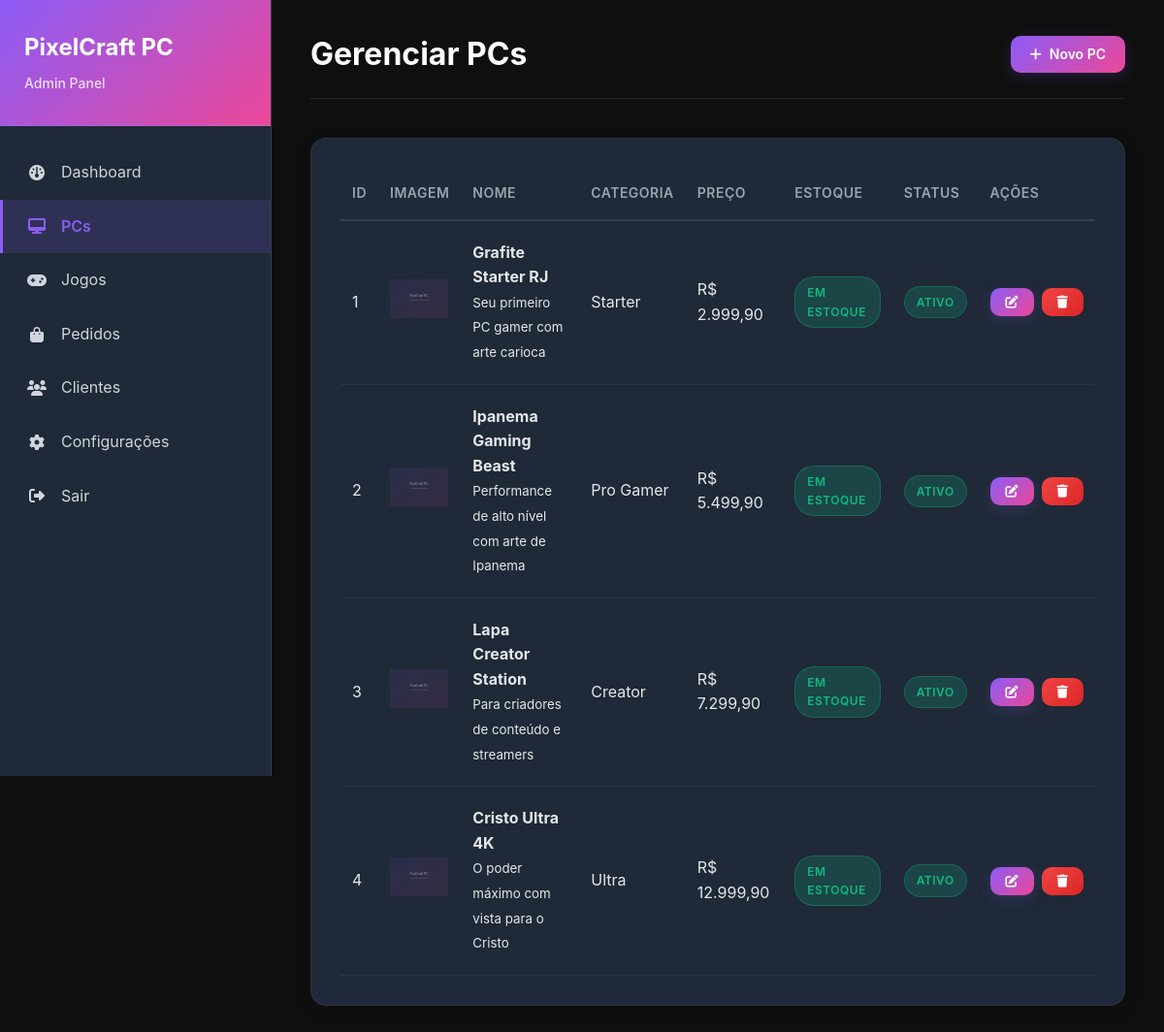
The app's page /admin/pcs (signed in), older data.
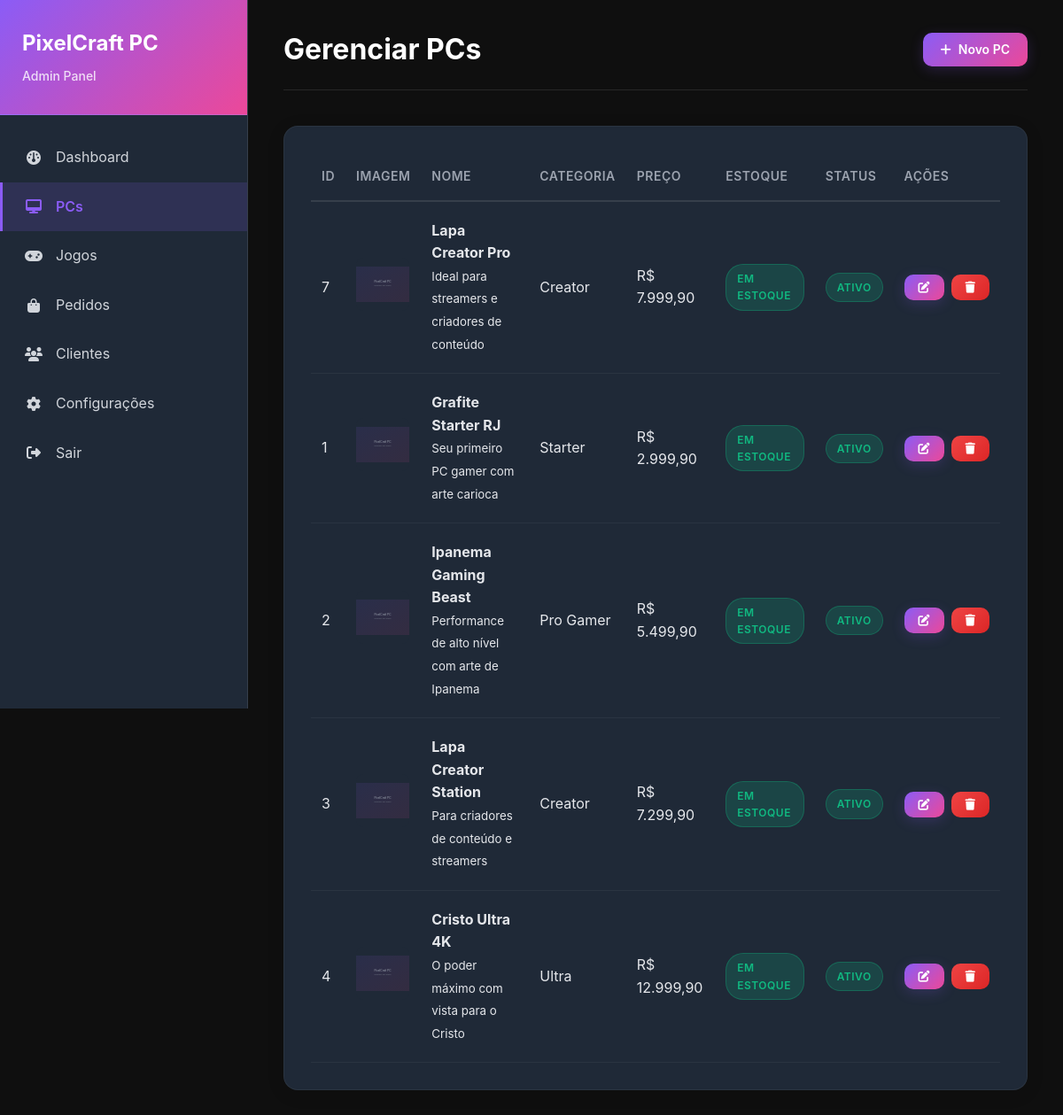
The same page, newer data.
### tables this page shows
CREATE TABLE pcs (
        id INTEGER PRIMARY KEY AUTOINCREMENT,
        name VARCHAR(200) NOT NULL,
        slug VARCHAR(200) UNIQUE NOT NULL,
        subtitle VARCHAR(300),
        description TEXT,
        category_id INTEGER,
        price DECIMAL(10,2) NOT NULL,
        price_old DECIMAL(10,2),
        
        -- Especificações técnicas
        processor VARCHAR(200),
        gpu VARCHAR(200),
        ram VARCHAR(100),
        storage VARCHAR(200),
        motherboard VARCHAR(200),
        psu VARCHAR(200),
        case_model VARCHAR(200),
        cooling VARCHAR(200),
        
        -- Imagens
        main_image VARCHAR(500),
        gallery TEXT, -- JSON array of images
        
        -- Arte e customização
        graffiti_artist VARCHAR(200),
        graffiti_style VARCHAR(100),
        
        -- Flags
        active BOOLEAN DEFAULT 1,
        featured BOOLEAN DEFAULT 0,
        limited_edition BOOLEAN DEFAULT 0,
        bestseller BOOLEAN DEFAULT 0,
        pre_order BOOLEAN DEFAULT 0,
        in_stock BOOLEAN DEFAULT 1,
        
        -- Preços e serviços
        setup_price DECIMAL(10,2) DEFAULT 150.00,
        
        -- Stats
        views INTEGER DEFAULT 0,
        
        -- Timestamps
        created_at TIMESTAMP DEFAULT CURRENT_TIMESTAMP,
        updated_at TIMESTAMP DEFAULT CURRENT_TIMESTAMP,
        
        FOREIGN KEY (category_id) REFERENCES categories (id)
    );

CREATE TABLE categories (
        id INTEGER PRIMARY KEY AUTOINCREMENT,
        name VARCHAR(100) NOT NULL,
        slug VARCHAR(100) UNIQUE NOT NULL,
        description TEXT,
        icon VARCHAR(50),
        color VARCHAR(20),
        ordem INTEGER DEFAULT 0,
        active BOOLEAN DEFAULT 1,
        created_at TIMESTAMP DEFAULT CURRENT_TIMESTAMP
    );

### app.py (the view)
@app.route('/admin/pcs')
@login_required
def admin_pcs():
    query = '''
        SELECT p.*, c.name as category_name
        FROM pcs p
        LEFT JOIN categories c ON p.category_id = c.id
        ORDER BY p.created_at DESC
    '''
    pcs = query_db(query)
    return render_template('admin/pcs.html', pcs=pcs)

### app.py (called while the page is built)
def get_db():
    db = sqlite3.connect(app.config['DATABASE'])
    db.row_factory = sqlite3.Row
    return db

def query_db(query, args=(), one=False):
    db = get_db()
    cur = db.execute(query, args)
    rv = cur.fetchall()
    db.close()
    return (rv[0] if rv else None) if one else rv

@login_manager.user_loader
def load_user(user_id):
    user = query_db('SELECT * FROM users WHERE id = ?', [user_id], one=True)
    if user:
        return User(user['id'], user['username'], user['email'], user['role'])
    return None

@app.template_filter('currency')
def currency_filter(value):
    return f"{value:,.2f}".replace(',', 'X').replace('.', ',').replace('X', '.')

### templates/admin/pcs.html (shortened to what this page needs)
<!DOCTYPE html>
<html lang="pt-BR">
<head>
    <link rel="stylesheet" href="{{ url_for('static', filename='css/admin.css') }}">
    <link rel="stylesheet" href="https://cdnjs.cloudflare.com/ajax/libs/font-awesome/6.4.0/css/all.min.css">
</head>
<body class="admin-panel">
    <div class="admin-wrapper">
        <aside class="admin-sidebar">
            <div class="sidebar-header">
                <h2>PixelCraft PC</h2>
                <span>Admin Panel</span>
            </div>
            <nav class="sidebar-nav">
                <a href="{{ url_for('admin_dashboard') }}" class="nav-item">
                    <i class="fas fa-dashboard"></i> Dashboard
                </a>
                <a href="{{ url_for('admin_pcs') }}" class="nav-item active">
                    <i class="fas fa-desktop"></i> PCs
                </a>
                <a href="{{ url_for('admin_games') }}" class="nav-item">
                    <i class="fas fa-gamepad"></i> Jogos
                </a>
                <a href="{{ url_for('admin_orders') }}" class="nav-item">
                    <i class="fas fa-shopping-bag"></i> Pedidos
                </a>
                <a href="{{ url_for('admin_customers') }}" class="nav-item">
                    <i class="fas fa-users"></i> Clientes
                </a>
                <a href="{{ url_for('admin_settings') }}" class="nav-item">
                    <i class="fas fa-cog"></i> Configurações
                </a>
                <a href="{{ url_for('admin_logout') }}" class="nav-item">
                    <i class="fas fa-sign-out-alt"></i> Sair
                </a>
            </nav>
        </aside>
        <main class="admin-main">
            <div class="admin-header">
                <h1>Gerenciar PCs</h1>
                <div class="header-actions">
                    <a href="{{ url_for('admin_pc_new') }}" class="btn btn-primary">
                        <i class="fas fa-plus"></i> Novo PC
                    </a>
                </div>
            </div>
            <div class="admin-content">
                <div class="admin-card">
                    <div class="card-body">
                        <table class="admin-table">
                            <thead>
                                <tr>
                                    <th>ID</th>
                                    <th>Imagem</th>
                                    <th>Nome</th>
                                    <th>Categoria</th>
                                    <th>Preço</th>
                                    <th>Estoque</th>
                                    <th>Status</th>
                                    <th>Ações</th>
                                </tr>
                            </thead>
                            <tbody>
                                {% for pc in pcs %}
                                <tr>
                                    <td>{{ pc.id }}</td>
                                    <td>
                                        <img src="{{ pc.main_image or '/static/img/placeholder.jpg' }}"
                                             alt="{{ pc.name }}" class="table-img">
                                    </td>
                                    <td>
                                        <strong>{{ pc.name }}</strong><br>
                                        <small>{{ pc.subtitle }}</small>
                                    </td>
                                    <td>{{ pc.category_name }}</td>
                                    <td>R$ {{ pc.price|currency }}</td>
                                    <td>
                                        {% if pc.in_stock %}
                                            <span class="badge badge-success">Em estoque</span>
                                        {% else %}
                                            <span class="badge badge-danger">Sem estoque</span>
                                        {% endif %}
                                    </td>
                                    <td>
                                        {% if pc.active %}
                                            <span class="badge badge-success">Ativo</span>
                                        {% else %}
                                            <span class="badge badge-danger">Inativo</span>
                                        {% endif %}
                                    </td>
                                    <td>
                                        <div class="action-buttons">
                                            <a href="/admin/pc/edit/{{ pc.id }}" class="btn btn-sm btn-primary">
                                                <i class="fas fa-edit"></i>
                                            </a>
                                            <button class="btn btn-sm btn-danger" onclick="deletePC({{ pc.id }})">
                                                <i class="fas fa-trash"></i>
                                            </button>
                                        </div>
                                    </td>
                                </tr>
                                {% endfor %}
                            </tbody>
                        </table>
                    </div>
                </div>
            </div>
        </main>
    </div>
</body>
</html>

### static/css/admin.css (style rules this page uses)
* { margin: 0; padding: 0; box-sizing: border-box; }
body { font-family: 'Inter', -apple-system, BlinkMacSystemFont, sans-serif; background: #0F0F0F; color: #fff; line-height: 1.6; }
.admin-panel { background: #0F0F0F; min-height: 100vh; }
.admin-wrapper { display: flex; min-height: 100vh; }
.admin-sidebar { width: 280px; background: #1F2937; border-right: 1px solid rgba(255, 255, 255, 0.1); position: fixed; height: 100vh; overflow-y: auto; z-index: 1000; }
.sidebar-header { padding: 30px 25px; border-bottom: 1px solid rgba(255, 255, 255, 0.1); background: linear-gradient(135deg, #8B5CF6 0%, #EC4899 100%); }
.sidebar-header h2 { font-size: 24px; margin-bottom: 5px; color: white; font-weight: 700; }
.sidebar-header span { color: rgba(255, 255, 255, 0.8); font-size: 14px; font-weight: 500; }
.sidebar-nav { padding: 20px 0; }
.nav-item { display: flex; align-items: center; gap: 15px; padding: 15px 25px; color: #D1D5DB; text-decoration: none; transition: all 0.3s ease; border-left: 3px solid transparent; }
.nav-item.active { background: rgba(139, 92, 246, 0.15); color: #8B5CF6; border-left-color: #8B5CF6; font-weight: 600; }
.nav-item i { width: 20px; text-align: center; font-size: 16px; }
.admin-main { flex: 1; margin-left: 280px; padding: 30px 40px; min-height: 100vh; background: #0F0F0F; }
.admin-header { display: flex; justify-content: space-between; align-items: center; margin-bottom: 40px; padding-bottom: 20px; border-bottom: 1px solid rgba(255, 255, 255, 0.1); }
.admin-header h1 { font-size: 32px; font-weight: 700; color: white; }
.header-actions { display: flex; align-items: center; gap: 20px; }
.admin-card { background: #1F2937; border-radius: 16px; overflow: hidden; margin-bottom: 30px; border: 1px solid rgba(255, 255, 255, 0.05); box-shadow: 0 4px 20px rgba(0, 0, 0, 0.1); }
.card-body { padding: 30px; }
.admin-table { width: 100%; border-collapse: collapse; background: transparent; }
.admin-table thead th { text-align: left; padding: 15px 12px; color: #9CA3AF; font-weight: 600; font-size: 14px; border-bottom: 2px solid rgba(255, 255, 255, 0.1); text-transform: uppercase; letter-spacing: 0.5px; }
.admin-table tbody td { padding: 20px 12px; border-bottom: 1px solid rgba(255, 255, 255, 0.05); color: #E5E7EB; vertical-align: middle; }
.admin-table tbody tr { transition: all 0.3s ease; }
.table-img { width: 60px; height: 60px; border-radius: 8px; object-fit: cover; }
.badge { display: inline-block; padding: 6px 12px; border-radius: 20px; font-size: 12px; font-weight: 600; text-transform: uppercase; letter-spacing: 0.5px; }
.badge-success { background: rgba(16, 185, 129, 0.2); color: #10B981; border: 1px solid rgba(16, 185, 129, 0.3); }
.btn { display: inline-flex; align-items: center; gap: 8px; padding: 12px 20px; border-radius: 10px; font-weight: 600; text-decoration: none; transition: all 0.3s ease; cursor: pointer; border: none; font-size: 14px; line-height: 1; }
.btn-sm { padding: 8px 16px; font-size: 13px; }
.btn-primary { background: linear-gradient(135deg, #8B5CF6 0%, #EC4899 100%); color: white; box-shadow: 0 4px 15px rgba(139, 92, 246, 0.2); }
.btn-danger { background: linear-gradient(135deg, #EF4444 0%, #DC2626 100%); color: white; }
.action-buttons { display: flex; gap: 8px; }

Row changes from the older to the newer data that the page shows:
added pcs: id "7", main_image (picture), name "Lapa Creator Pro", subtitle "Ideal para streamers e criadores de conteúdo", category_name "Creator", price "7.999,90", in_stock "EM ESTOQUE", active "ATIVO"
